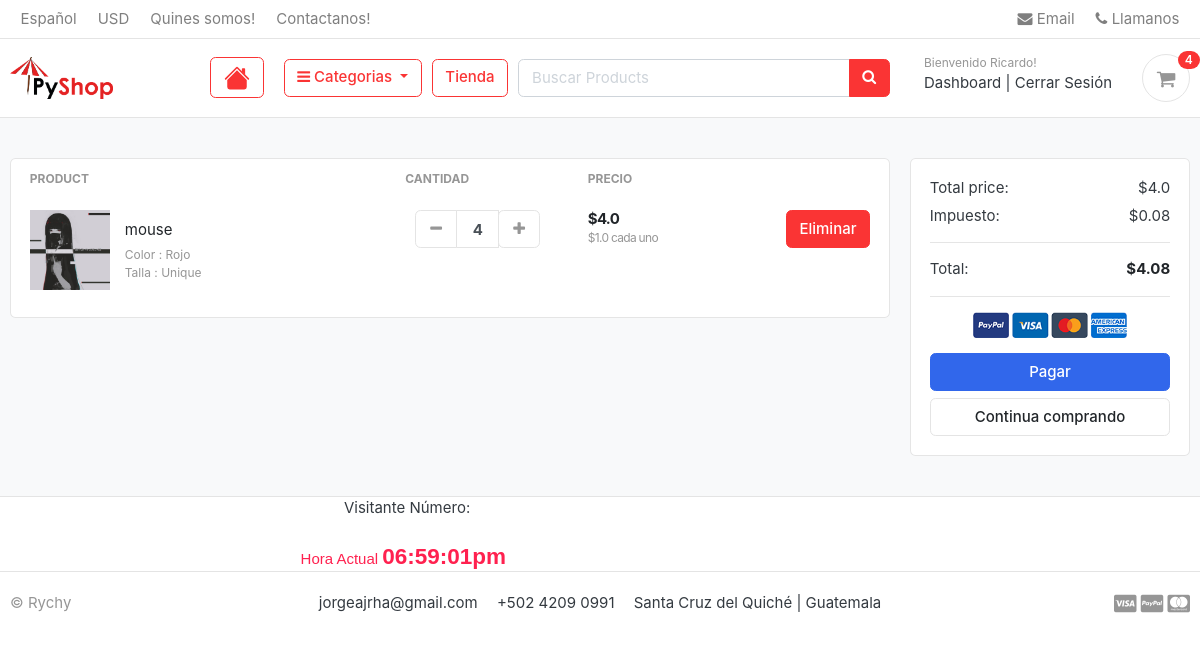
The app's page /cart/ (signed in), older data.
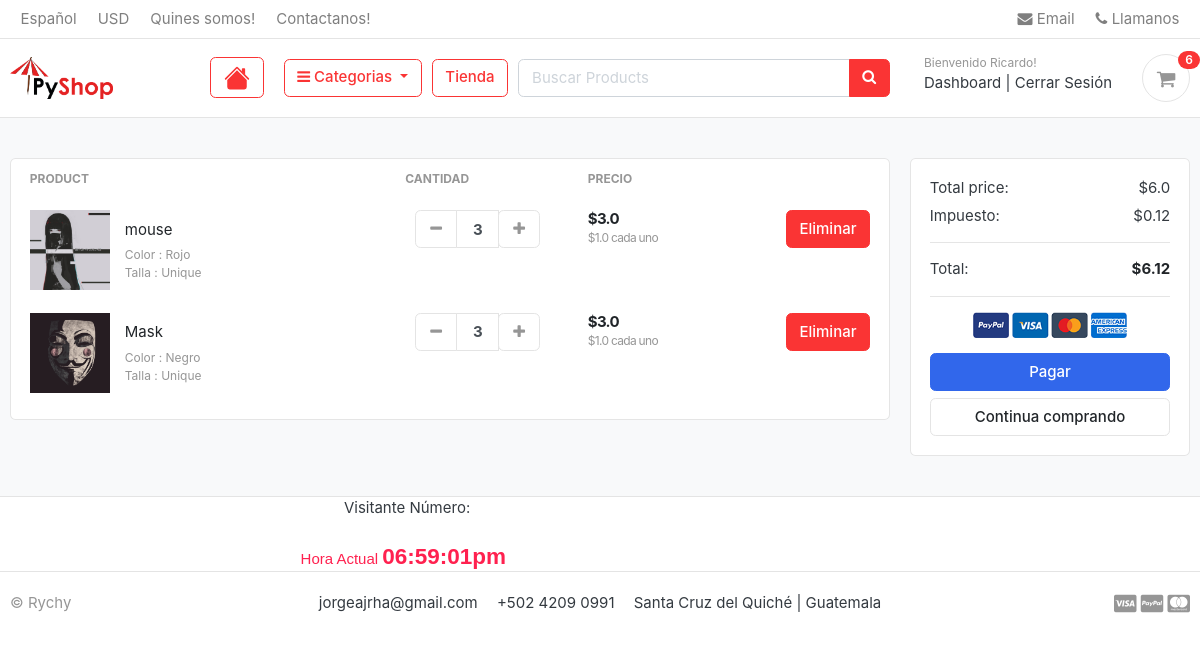
The same page, newer data.
### carts/models.py (models this page shows, shortened)
class CartItem(models.Model):
    user = models.ForeignKey(Account, on_delete=models.CASCADE, null=True)
    product = models.ForeignKey(Product, on_delete=models.CASCADE)
    variations = models.ManyToManyField(Variation, blank=True)
    cart = models.ForeignKey(Cart, on_delete=models.CASCADE, null=True)
    quantity = models.IntegerField()
    is_active = models.BooleanField(default=True)
    def sub_total(self):
        return self.product.price * self.quantity

### store/models.py (models this page shows, shortened)
class Product(models.Model):
    product_name = models.CharField(max_length=200, unique=True)
    slug = models.CharField(max_length=200, unique=True)
    description = models.TextField(max_length=500, blank=True)
    price = models.FloatField()
    images = models.ImageField(upload_to='photos/products')
    stock = models.IntegerField()
    is_available = models.BooleanField(default=True)
    category = models.ForeignKey(Category, on_delete=models.CASCADE)
    created_date =models.DateTimeField(auto_now_add=True)
    modified_date =models.DateTimeField(auto_now=True)
    def get_url(self):
        return reverse('product_detail', args=[self.category.slug, self.slug])

class Variation(models.Model):
    product = models.ForeignKey(Product, on_delete=models.CASCADE)
    variation_category = models.CharField(max_length=100,choices=variation_category_choice)
    variation_value = models.CharField(max_length=100)
    is_active = models.BooleanField(default=True)
    created_date = models.DateTimeField(auto_now_add=True)
    objects = VariationManager()

### carts/views.py (the view)
# urls.py: path('',views.cart,name="cart"),
def cart(request, total=0, quantity=0, cart_item=None):
    impuesto = 0
    grand_total = 0
    try:
        if request.user.is_authenticated:
            cart_items = CartItem.objects.filter(user=request.user,is_active=True)
        else:
            cart = Cart.objects.get(cart_id=__cart_id(request))
            cart_items = CartItem.objects.filter(cart=cart,is_active=True)
        total_price = 0
        total_products_quantity = 0
        for cart_item in cart_items:
            total_price += (cart_item.product.price*cart_item.quantity)
            total_products_quantity += cart_item.quantity
        impuesto = (2*total_price)/100 #suponiendo que el impuesto es de 2 porciento
        grand_total = total_price + impuesto
    except ObjectDoesNotExist:
        total_price = 0
        total_products_quantity = 0
        cart_items = 0
    context = {
        'total_price': total_price,
        'total_products_quantity': total_products_quantity,
        'cart_items': cart_items,
        'impuesto': impuesto,
        'grand_total': grand_total,
    }
    return render(request, "store/cart.html",context)

### carts/context_processors.py (called while the page is built)
def counter(request):
    cart_count = 0
    try:
        cart = Cart.objects.filter(cart_id=__cart_id(request))
        if request.user.is_authenticated:
            cart_items = CartItem.objects.all().filter(user=request.user)
        else:
            cart_items = CartItem.objects.all().filter(cart=cart[:1])
        for cart_item in cart_items:
            cart_count += cart_item.quantity
    except Cart.DoesNotExist:
        cart_count = 0
    return dict(cart_count=cart_count)

### carts/views.py (called while the page is built)
def __cart_id(request):
    cart_id = request.session.session_key
    if not cart_id:
        cart_id = request.session.create()
    return cart_id

### category/context_processors.py (called while the page is built)
def menu_links(request):
    links = Category.objects.all()
    return dict(links=links)

### category/models.py (called while the page is built)
    def get_url(self):
        return reverse('products_by_category',args=[self.slug])

### templates/store/cart.html (shortened to what the changed rows need)
{% extends 'base.html' %}
{% load static %}
{% block content %}
<section class="section-content padding-y bg">
    <div class="container">
    {% if cart_items|length == 0 %}
            <h2 class="text-center">Tu carrito de compras esta vacio!</h2>
            <br>
            <div class="text-center">
                <a href="{% url 'store' %}" class="btn btn-primary">Vamos a añadir algo! :)</a>
            </div>
    {% else %}
        <div class="row">
            <aside class="col-lg-9">
        <div class="card">
        <table class="table table-borderless table-shopping-cart">
        <thead class="text-muted">
        <tr class="small text-uppercase">
          <th scope="col">Product</th>
          <th scope="col" width="120">Cantidad</th>
          <th scope="col" width="120">Precio</th>
          <th scope="col" class="text-right" width="200"> </th>
        </tr>
        </thead>
        <tbody>
        {% for cart_item in cart_items %}
        <tr>
            <td>
                <figure class="itemside align-items-center">
                    <div class="aside">
                        <a href="{{ cart_item.product.get_url }}" class="img-wrap">
                            <img src="{{ cart_item.product.images.url }}" class="img-sm">
                        </a>
                    </div>
                    <figcaption class="info">
                        <a href="{{ cart_item.product.get_url }}" class="title text-dark">{{ cart_item.product.product_name }}</a>
                        <p class="text-muted small">
                            {% if cart_item.variations.all %}
                                {% for item in cart_item.variations.all %}
                                    {{ item.variation_category | capfirst}} : {{ item.variation_value | capfirst }}
                                    <br>
                                {% endfor %}
                            {% endif %}
                        </p>
                    </figcaption>
                </figure>
            </td>
            <td>
                            <div class="col">
                                <div class="input-group input-spinner">
                                    <div class="input-group-prepend">
                                        <a href="{% url 'remove_cart' cart_item.product.id cart_item.id %}" class="btn btn-light" type="button id="button-plus"> <i class="fa fa-minus"></i> </a>
                                    </div>
                                    <input type="text" class="form-control"  value="{{cart_item.quantity}}">
                                    <div class="input-group-append">
                                        <form action="{% url 'add_cart' cart_item.product.id  %}" method="POST">
                                        <button class="btn btn-light" type="submit" id="button-minus"> <i class="fa fa-plus"></i> </button>
                                        </form>
                                    </div>
                                </div>
                            </div>
            </td>
            <td>
                <div class="price-wrap">
                    <var class="price">${{ cart_item.sub_total }}</var>
                    <small class="text-muted"> ${{ cart_item.product.price }} cada uno </small>
                </div>
            </td>
            <td class="text-right">
                <a href="{% url 'remove_cart_item' cart_item.product.id cart_item.id %}" class="btn btn-danger"> Eliminar</a>
            </td>
        </tr>
        {% endfor %}
            </tbody>
            </table>
            </div>
        </aside>
        <aside class="col-lg-3">
            <div class="card">
            <div class="card-body">
                <dl class="dlist-align">
                  <dt>Total price:</dt>
                  <dd class="text-right">${{ total_price }}</dd>
                </dl>
                <dl class="dlist-align">
                  <dt>Impuesto:</dt>
                  <dd class="text-right"> ${{ impuesto }}</dd>
                </dl>
                <hr></hr>
                <dl class="dlist-align">
                  <dt>Total:</dt>
                  <dd class="text-right text-dark b"><strong>${{ grand_total }}</strong></dd>
                </dl>
                <hr></hr>
                <p class="text-center mb-3">
                    <img src="{% static 'images/misc/payments.png' %}" height="26">
                </p>
                <a href="{% url 'checkout' %}" class="btn btn-primary btn-block"> Pagar </a>
                <a href="{% url 'store' %}" class="btn btn-light btn-block">Continua comprando</a>
            </div>
            </div>
    </aside>
    </div>
    {% endif %}
    </div>
    </section>
{% endblock %}

### templates/includes/header.html (shortened to what this page needs)
{% load static %}
<header class="section-header">
  <nav class="navbar p-md-0 navbar-expand-sm navbar-light border-bottom">
    <div class="container">
      <div class="collapse navbar-collapse" id="navbarTop4">
        <ul class="navbar-nav mr-auto">
          <li class="nav-item dropdown">
            <a href="#" class="nav-link"> Español </a>
          </li>
          <li class="nav-item dropdown">
            <a href="#" class="nav-link"> USD </a>
          </li>
          <li class="nav-item dropdown">
            <a href="{% url 'about_us' %}" class="nav-link"> Quines somos! </a>
          </li>
          <li class="nav-item dropdown">
            <a href="{% url 'contact_us' %}" class="nav-link"> Contactanos! </a>
          </li>
        </ul>
        <ul class="navbar-nav">
          <li>
            <a href="#" class="nav-link">
              <i class="fa fa-envelope"></i> Email
            </a>
          </li>
          <li>
            <a href="#" class="nav-link">
              <i class="fa fa-phone"></i> Llamanos</a
            >
          </li>
        </ul>
      </div>
    </div>
  </nav>
  <section class="header-main border-bottom">
    <div class="container">
      <div class="row align-items-center">
        <div class="col-lg-2 col-md-3 col-3">
          <a href="{% url 'home' %}" class="brand-wrap">
            <img class="logo" src="{% static './images/logo01.png' %}" />
          </a>
        </div>
        <div class="col-lg col-sm col-md col-3 flex-grow-0">
          <div class="category-wrap dropdown d-inline-block float-right">
            <a class="btn btn-outline-danger" href="{% url 'home' %}">
            </a>
            </div>
        </div>
        <div class="col-lg col-sm col-md col-6 flex-grow-0">
          <div class="category-wrap dropdown d-inline-block float-right">
            <button
              type="button"
              class="btn btn-outline-danger dropdown-toggle"
              data-toggle="dropdown"
            >
              <i class="fa fa-bars"></i> Categorias
            </button>
          </div>
        </div>
        <a href="{% url 'store' %}" class="btn btn-outline-danger">Tienda</a>
        <div class="col-lg col-md-6 col-sm-12 col">
          <form action="{% url 'search' %}" class="search">
            <div class="input-group w-100">
              <input
                type="text"
                class="form-control"
                style="width: 60%"
                placeholder="Buscar Products"
                name="keyword"
              />
              <div class="input-group-append">
                <button class="btn btn-danger" type="submit">
                  <i class="fa fa-search"></i>
                </button>
              </div>
            </div>
          </form>
        </div>
        <div class="col-lg-3 col-sm-6 col-8 order-2 order-lg-3">
          <div class="d-flex justify-content-end mb-3 mb-lg-0">
            {% if user.id is None %}
              <div class="widget-header">
                <small class="title text-muted">Bienvenido visitante!</small>
                <div>
                  <a href="{% url 'login' %}">Login</a>
                  <span class="dark-transp"> | </span>
                  <a href="{% url 'register' %}"> Registrar</a>
                </div>
              </div>
            {% else %}
              <div class="widget-header">
                <small class="title text-muted">Bienvenido {{ user.first_name | capfirst }}!</small>
                <div>
                  <a href="{% url 'dashboard' %}">Dashboard</a>
                  <span class="dark-transp"> | </span>
                  <a href="{% url 'logout' %}"> Cerrar Sesión</a>
                </div>
              </div>
            {% endif %}
            <a href="{% url 'cart' %}" class="widget-header pl-3 ml-3">
              <div class="icon icon-sm rounded-circle border">
                <i class="fa fa-shopping-cart"></i>
              </div>
              <span class="badge badge-pill badge-danger notify">{{ cart_count }}</span>
            </a>
          </div>
        </div>
      </div>
    </div>
  </section>
</header>

Row changes from the older to the newer data that the page shows:
changed CartItem "mouse": quantity "4" → "3"; sub_total "4.0" → "3.0"
added CartItem: product.images (picture), product.product_name "Mask", quantity "3", sub_total "3.0", product.price "1.0"
now on this page (row unchanged): Variation: variation_category "Color", variation_value "Negro", shown under "Mask"
now on this page (row unchanged): Variation: variation_category "Talla", variation_value "Unique", shown under "Mask"
Text that changed along with them:
{{ cart_count }}: "4" → "6"
{{ total_price }}: "4.0" → "6.0"
{{ impuesto }}: "0.08" → "0.12"
{{ grand_total }}: "4.08" → "6.12"
